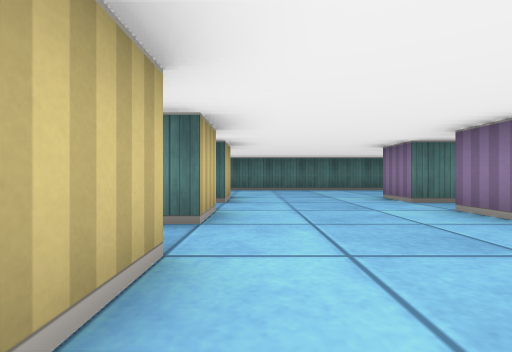
[1] (above)

16 first-person views from a walk through a cub3D level. The camera is about half as high as the walls, looks level and sees 85° across. The floor is counted in squares. Each view is taken from the middle of a square. On the plan, view 1 faces up. The plan holds only what a view shows up to about 9 squares ahead; the rest is blank.

[2]
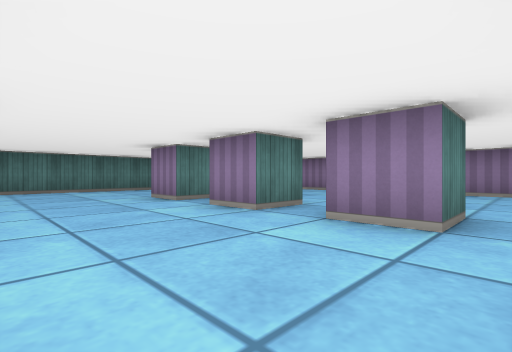

[3]
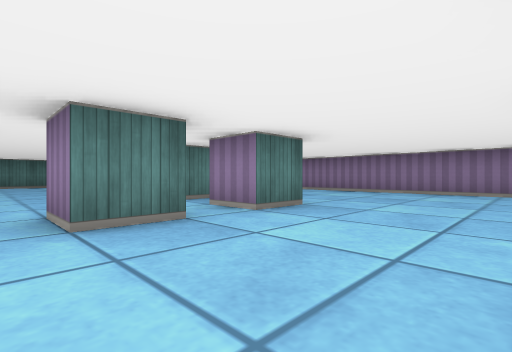

[4]
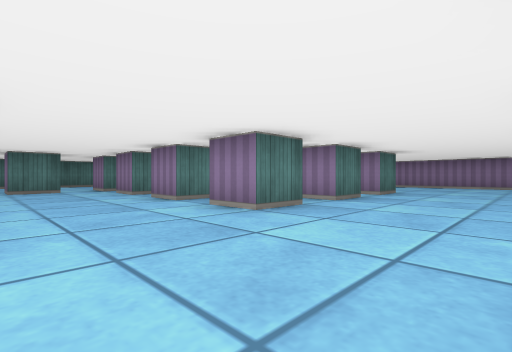

[5]
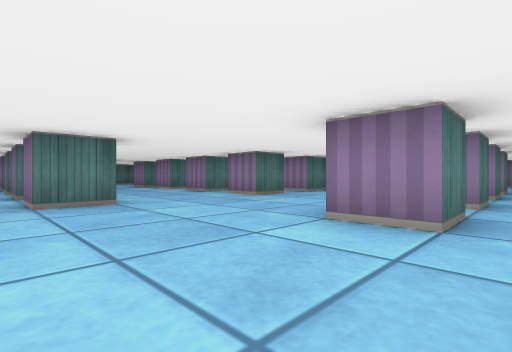

[6]
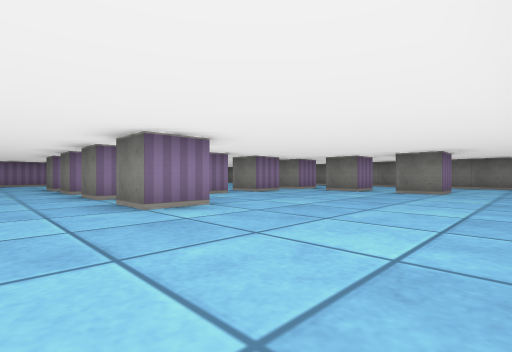

[7]
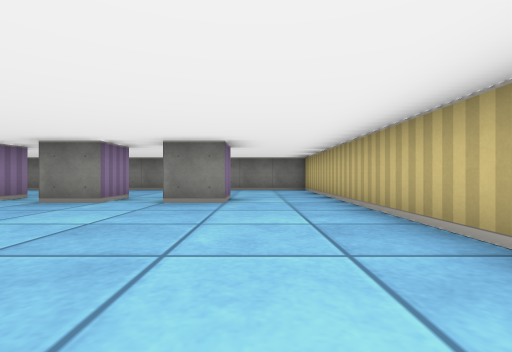

[8]
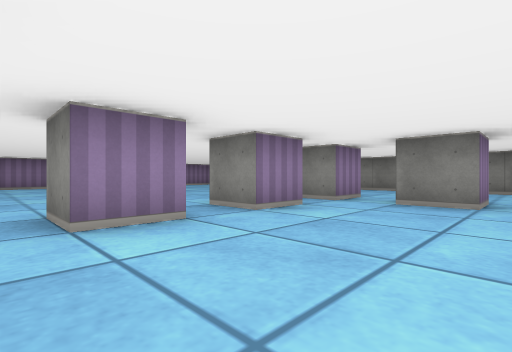

[9]
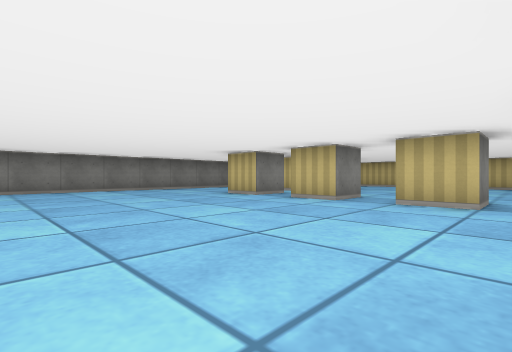

[10]
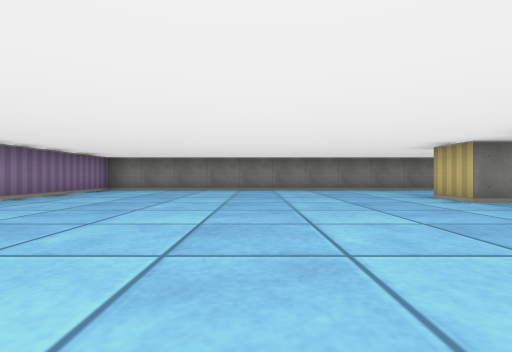

[11]
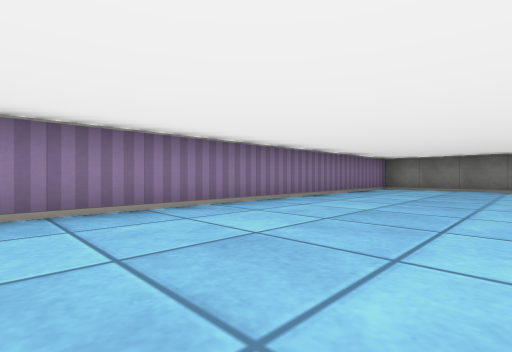

[12]
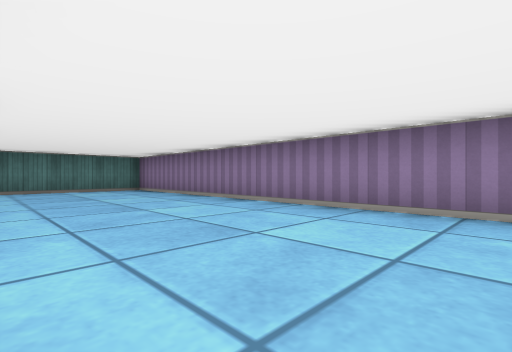

[13]
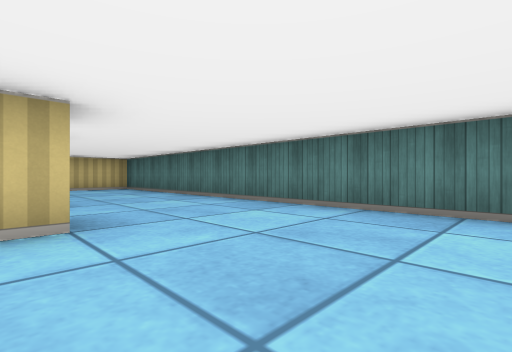

[14]
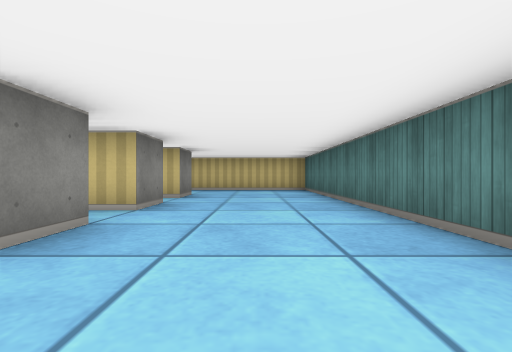

[15]
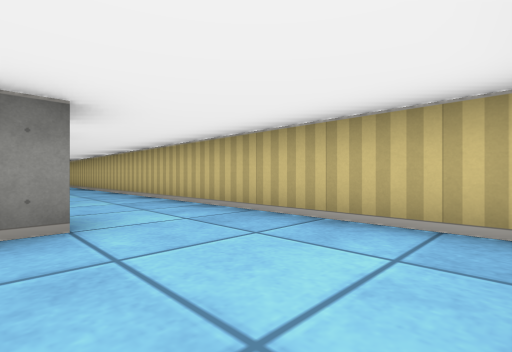

[16]
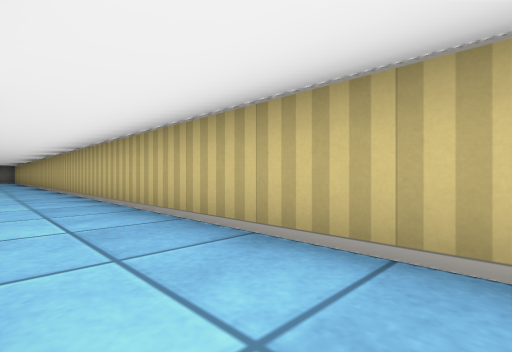

### Floor plan
Points are (right, up) in squares from view 1. A wall is a line through its corners. A room is listed if a view was taken in it or the views show most of it. See-through windows are left out.
Room 1 (views 1, 2, 3, 4, 5, 6, 7, 8, 9, 10, 11, 12, 13, 14, 15, 16)
walls: (-0.5, -1.5) (-1.5, -1.5) (-1.5, -0.5); (1.5, -1.5) (0.5, -1.5) (0.5, -0.5); (-0.5, -5.5) (-1.5, -5.5) (-1.5, -4.5) (-0.5, -4.5); (1.5, -5.5) (0.5, -5.5) (0.5, -4.5) (1.5, -4.5); (-2.5, -5.5) (-3.5, -5.5) (-3.5, -4.5) (-2.5, -4.5); (3.5, -1.5) (2.5, -1.5) (2.5, -0.5); (3.5, -5.5) (2.5, -5.5) (2.5, -4.5) (3.4, -4.5); (-0.5, 1.5) (-0.5, 0.5) (-1.5, 0.5) (-1.5, 1.5); (-4.4, -1.5) (-5.5, -1.5) (-5.5, -0.6); (-1.5, -7.5) (-1.5, -6.5) (-0.5, -6.5) (-0.5, -7.5); (3.5, 0.5) (2.5, 0.5) (2.5, 1.5); (-5.5, 0.5) (-5.5, 1.4); (-0.5, 3.5) (-0.5, 2.5) (-1.5, 2.5) (-1.5, 3.5); (3.5, 2.5) (2.5, 2.5) (2.5, 3.5); (-1.5, -9.6) (-1.5, -8.5) (-0.5, -8.5) (-0.5, -9.5); (-0.5, 4.5) (-1.5, 4.5) (-1.5, 5.5) (-0.5, 5.5) (-0.5, 4.5); (-5.5, 2.6) (-5.5, 3.4); (-2.4, 4.5) (-3.5, 4.5) (-3.5, 5.5) (-2.5, 5.5) (-2.5, 4.9); (3.2, 4.5) (2.5, 4.5) (2.5, 5.5); (-1.5, -11.5) (-1.5, -10.5) (-0.5, -10.5) (-0.5, -11.5); (-3.5, -11.5) (-3.5, -10.5) (-2.5, -10.5); (-5.5, 4.8) (-5.5, 5.5) (-4.5, 5.5); (-5.5, -11.5) (-5.5, -10.5) (-4.5, -10.5); (-3.6, -14.5) (7.5, -14.5) (7.5, 8.5) (-7.5, 8.5) (-7.5, -14.5) (-5.2, -14.5)

Positions as (right, up) in squares from view 1, and headings:
1: (0, 0), facing up
2: (0, 0), facing up-right
3: (0, -4), facing up-right
4: (-4, -4), facing up-right
5: (-6, -6), facing up-right
6: (-7, -3), facing down-right
7: (-6, -6), facing down
8: (-4, -6), facing down-right
9: (4, -6), facing down-left
10: (3, -6), facing down
11: (4, -5), facing down-right
12: (4, 0), facing up-right
13: (2, 5), facing up-left
14: (1, 7), facing left
15: (-5, 8), facing down-left
16: (-6, 6), facing down-left
